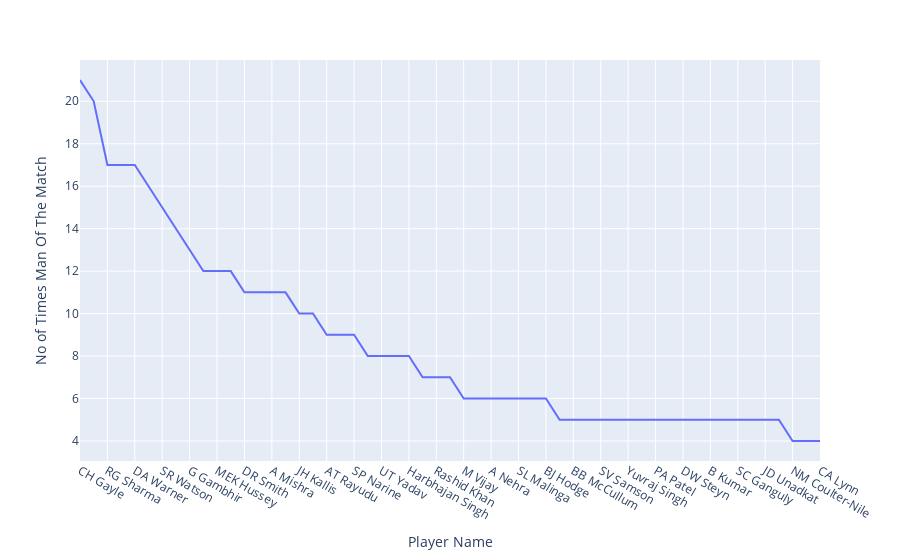

This figure's notebook cell:
### Code cell
fig = px.line(player_data,x='Player Name',y='No of Times Man Of The Match')
fig.show()

### Figure 1 — Plotly figure (JSON) as saved in the notebook; plotly's stock layout.template omitted (floating-point values rounded to 4 significant figures)
{"data": [{"hovertemplate": "Player Name=%{x}<br>No of Times Man Of The Match=%{y}<extra></extra>", "legendgroup": "", "line": {"color": "#636efa", "dash": "solid"}, "marker": {"symbol": "circle"}, "mode": "lines", "name": "", "orientation": "v", "showlegend": false, "type": "scatter", "x": ["CH Gayle", "AB de Villiers", "RG Sharma", "MS Dhoni", "DA Warner", "YK Pathan", "SR Watson", "SK Raina", "G Gambhir", "AM Rahane", "MEK Hussey", "V Kohli", "DR Smith", "AD Russell", "A Mishra", "V Sehwag", "JH Kallis", "KA Pollard", "AT Rayudu", "SE Marsh", "SP Narine", "RA Jadeja", "UT Yadav", "SR Tendulkar", "Harbhajan Singh", "RV Uthappa", "Rashid Khan", "AC Gilchrist", "M Vijay", "HH Pandya", "A Nehra", "S Dhawan", "SL Malinga", "RR Pant", "BJ Hodge", "SPD Smith", "BB McCullum", "JC Buttler", "SV Samson", "Sandeep Sharma", "Yuvraj Singh", "JP Faulkner", "PA Patel", "JJ Bumrah", "DW Steyn", "DPMD Jayawardene", "B Kumar", "KC Sangakkara", "SC Ganguly", "GJ Maxwell", "JD Unadkat", "AJ Finch", "NM Coulter-Nile", "AR Patel", "CA Lynn"], "xaxis": "x", "y": [21, 20, 17, 17, 17, 16, 15, 14, 13, 12, 12, 12, 11, 11, 11, 11, 10, 10, 9, 9, 9, 8, 8, 8, 8, 7, 7, 7, 6, 6, 6, 6, 6, 6, 6, 5, 5, 5, 5, 5, 5, 5, 5, 5, 5, 5, 5, 5, 5, 5, 5, 5, 4, 4, 4], "yaxis": "y"}], "layout": {"legend": {"tracegroupgap": 0}, "margin": {"t": 60}, "xaxis": {"anchor": "y", "domain": [0, 1], "title": {"text": "Player Name"}}, "yaxis": {"anchor": "x", "domain": [0, 1], "title": {"text": "No of Times Man Of The Match"}}}}
